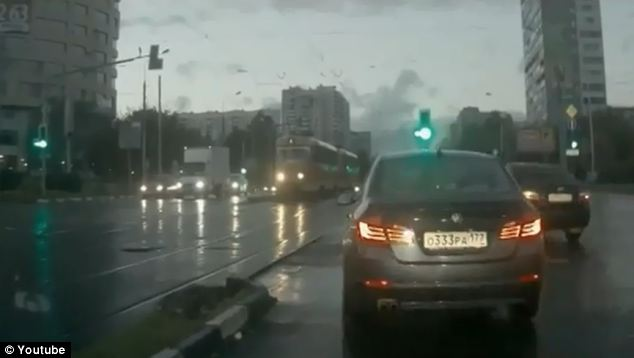
#> input picture DATA/car_plate.jpg, 634 x 358 px
$ jupyter execute 09-Bluring-russian_licenseplate.ipynb   (shell and % lines are left out)
#> lines starting #> are read from the running program, lines starting #| are printed output that depends on the picture; after the words box and inside, x2 and y2 are one past the last pixel; in counts of white or black regions, pixels touching at a corner belong together
<a href="https://www.pieriandata.com"></a>
*Copyright by Pierian Data Inc.*

# Object Detection Assessment Project Exercise

## Russian License Plate Blurring

Welcome to your object detection project! Your goal will be to use Haar Cascades to blur license plates detected in an image!

Russians are famous for having some of the most entertaining DashCam footage on the internet (I encourage you to Google Search "Russian DashCam"). Unfortunately a lot of the footage contains license plates, perhaps we could help out and create a license plat blurring tool?

OpenCV comes with a Russian license plate detector .xml file that we can use like we used the face detection files (unfortunately, it does not come with license detectors for other countries!)

----

#### 3 Ways to Approach this project:
* Just go for it! Use the image under the DATA folder called car_plate.jpg and create a function that will blur the image of its license plate. Check out the Haar Cascades folder for the correct pre-trained .xml file to use.
* Use this notebook! Here we offer a guide of what main steps you should take to complete the project.
* Jump to the solutions notebook and video to treat this entire project as code-along project where you can code along with us.

## Project Guide

Follow and complete the tasks below to finish the project!

**TASK: Import the usual libraries you think you'll need.**

[cell 1]
import numpy as np
import cv2
import matplotlib.pyplot as plt

**TASK: Read in the car_plate.jpg file from the DATA folder.**

[cell 2]
car = cv2.imread("../DATA/car_plate.jpg")
#> car is the input picture: shape (358, 634, 3); mean B, G, R 90.3, 96.9, 88.7

**TASK: Create a function that displays the image in a larger scale and correct coloring for matplotlib.**

[cell 3]
def display(img):
    # fill me in!
    img = cv2.cvtColor(img,cv2.COLOR_BGR2RGB)
    fig = plt.figure(figsize=(8,8))
    ax=fig.add_subplot(111)
    ax.imshow(img)

[cell 4]
display(car)

**TASK: Load the haarcascade_russian_plate_number.xml file.**

[cell 5]
plate_cascade = cv2.CascadeClassifier("../DATA/haarcascades/haarcascade_russian_plate_number.xml")

**TASK: Create a function that takes in an image and draws a rectangle around what it detects to be a license plate. Keep in mind we're just drawing a rectangle around it for now, later on we'll adjust this function to blur. You may want to play with the scaleFactor and minNeighbor numbers to get good results.**

[cell 6]
def detect_plate(img):
    # fill me in!
    img_copy = img.copy()

    img_rects = plate_cascade.detectMultiScale(img_copy,scaleFactor=1.2,minNeighbors=2)
#> img_rects = [[419, 226, 74, 25]]

    for (x,y,w,h) in img_rects:
        cv2.rectangle(img_copy,(x,y),(x+w,y+h),(0,0,255),4)
#> this loop made 1 pass
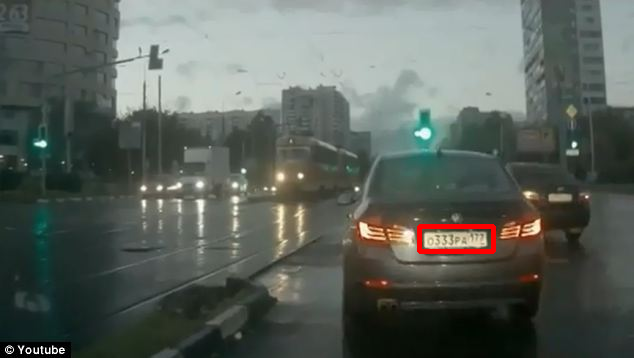
#> img_copy: shape (358, 634, 3); 0.43% of pixels changed, all inside (x1, y1, x2, y2) = (417, 224, 496, 254)
    return img_copy

[cell 7]
result = detect_plate(car)

[cell 8]
display(result)

**FINAL TASK: Edit the function so that is effectively blurs the detected plate, instead of just drawing a rectangle around it. Here are the steps you might want to take:**

1. The hardest part is converting the (x,y,w,h) information into the dimension values you need to grab an ROI (somethign we covered in the lecture 01-Blending-and-Pasting-Images. It's simply [Numpy Slicing](https://stackoverflow.com/questions/15589517/how-to-crop-an-image-in-opencv-using-python), you just need to convert the information about the top left corner of the rectangle and width and height, into indexing position values.
2. Once you've grabbed the ROI using the (x,y,w,h) values returned, you'll want to blur that ROI. You can use cv2.medianBlur for this.
3. Now that you have a blurred version of the ROI (the license plate) you will want to paste this blurred image back on to the original image at the same original location. Simply using Numpy indexing and slicing to reassign that area of the original image to the blurred roi.

[cell 9]
def detect_and_blur_plate(img):
    # fill me in
    img_copy = img.copy()

    img_rects = plate_cascade.detectMultiScale(img_copy,scaleFactor=1.2,minNeighbors=2)
#> img_rects = [[419, 226, 74, 25]]

    for (x,y,w,h) in img_rects:
        roi = img_copy[y:y+h,x:x+w].copy()
        roi_b = cv2.medianBlur(roi,5)
        img_copy[y:y+h,x:x+w]=roi_b
#> this loop made 1 pass
#> pass 1, in detect_and_blur_plate, `roi = img_copy[y:y+h,x:x+w].copy()`:
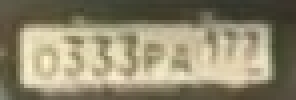
#> roi: shape (25, 74, 3) (shown 4 times larger); mean B, G, R 110.5, 136.3, 144
#> pass 1, in detect_and_blur_plate, `roi_b = cv2.medianBlur(roi,5)`:
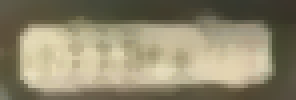
#> roi_b: shape (25, 74, 3) (shown 4 times larger); mean B, G, R 109.9, 135.4, 143.2
#> after the loop: img_copy: shape (358, 634, 3); 0.73% of pixels changed, all inside (x1, y1, x2, y2) = (419, 226, 493, 251)
    return img_copy

[cell 10]
result = detect_and_blur_plate(car)

[cell 11]
display(result)
